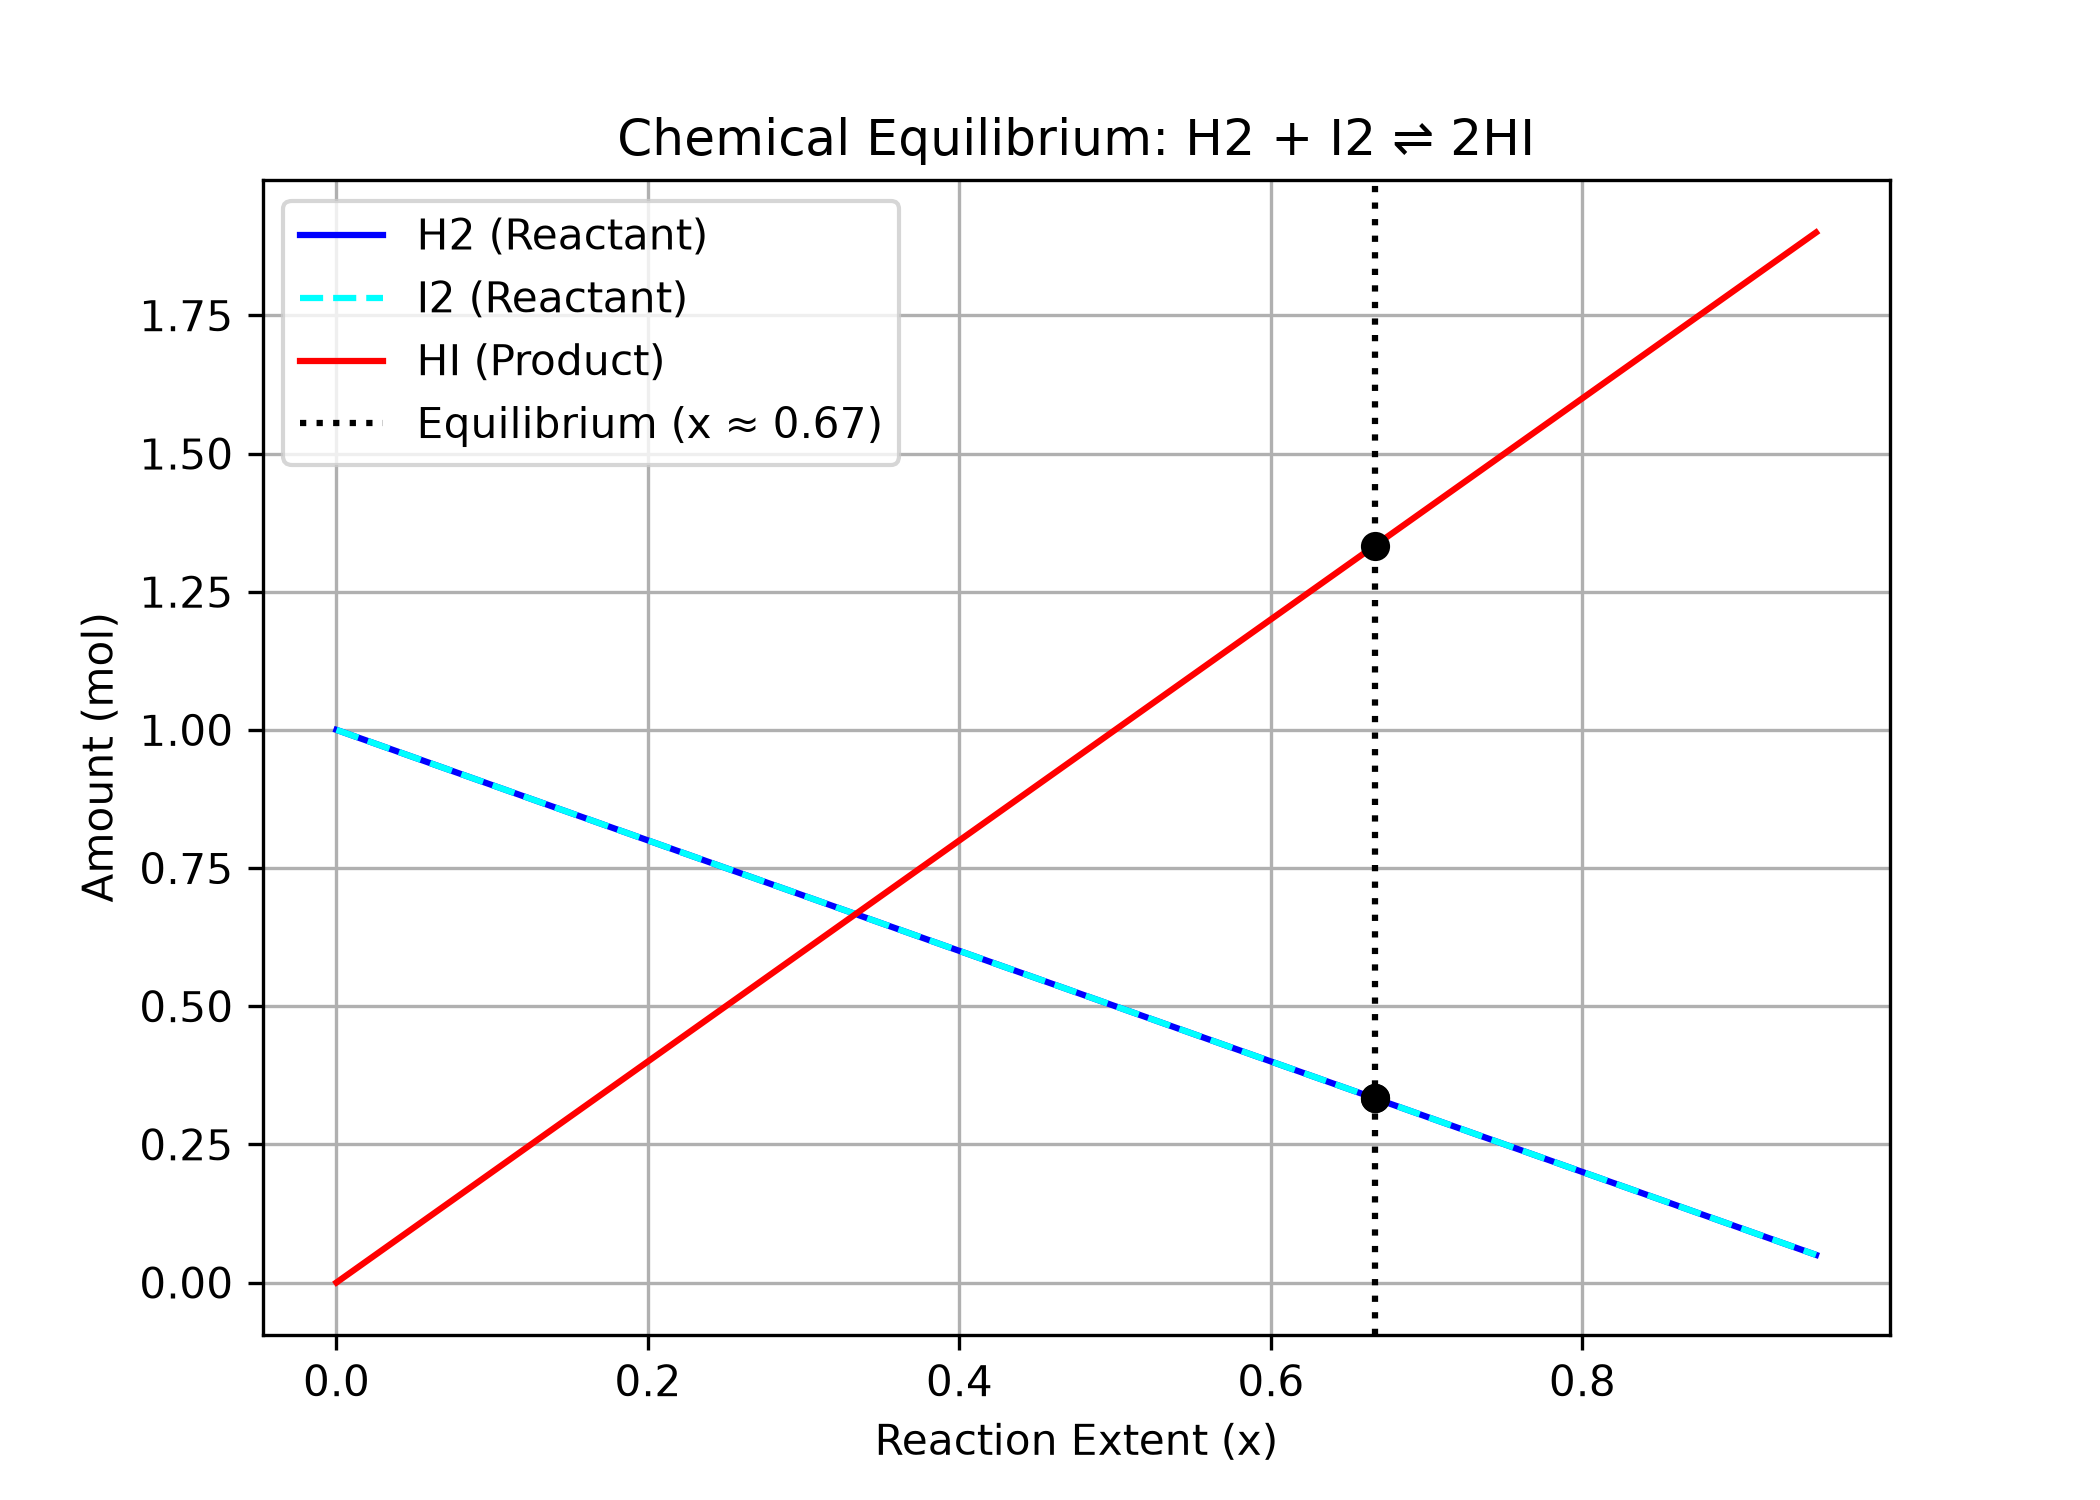

Source code (Python):
import matplotlib.pyplot as plt
import numpy as np
from scipy.optimize import minimize, newton

# K = 16 gives x ≈ 0.66, HI ≈ 1.33 mol as specified in the lab sheet
K = 16.0


# 1. Imbalance function: (2x)^2 / (1-x)^2 - K = 0
def k_imbalance(x):
    # Clip x slightly away from 1.0 to avoid division by zero
    x = np.clip(x, 0.0, 0.9999)
    return ((2 * x) ** 2) / ((1 - x) ** 2) - K


# Derivative for Newton's method
def k_imbalance_prime(x):
    x = np.clip(x, 0.0, 0.9999)
    return (8 * x) / ((1 - x) ** 3)


# 2. Method 1: Root-finding with Newton's method
x_newton = newton(k_imbalance, x0=0.5, fprime=k_imbalance_prime)


# 3. Method 2: Minimizing squared imbalance with SLSQP
def objective_slsqp(x):
    return k_imbalance(x[0]) ** 2


result_slsqp = minimize(
    objective_slsqp, x0=[0.5], method="SLSQP", bounds=[(0, 0.99)]
)
x_slsqp = result_slsqp.x[0]

# Print results
print(f"Equilibrium extent (Newton): x = {x_newton:.4f}")
print(f"Equilibrium extent (SLSQP):  x = {x_slsqp:.4f}")

# Calculate amounts at equilibrium
nH2_eq = 1 - x_slsqp
nI2_eq = 1 - x_slsqp
nHI_eq = 2 * x_slsqp

print("\nEquilibrium Amounts:")
print(f"H2 : {nH2_eq:.3f} mol")
print(f"I2 : {nI2_eq:.3f} mol")
print(f"HI : {nHI_eq:.3f} mol")

# 4. Plot component amounts vs extent x
x_vals = np.linspace(0, 0.95, 200)
nH2 = 1 - x_vals
nI2 = 1 - x_vals
nHI = 2 * x_vals

plt.figure(figsize=(7, 5))
plt.plot(x_vals, nH2, label="H2 (Reactant)", color="blue")
plt.plot(x_vals, nI2, "--", label="I2 (Reactant)", color="cyan")
plt.plot(x_vals, nHI, label="HI (Product)", color="red")

# Mark equilibrium point
plt.axvline(
    x=x_slsqp,
    color="black",
    linestyle=":",
    label=f"Equilibrium (x ≈ {x_slsqp:.2f})",
)
plt.scatter([x_slsqp] * 3, [nH2_eq, nI2_eq, nHI_eq], color="black", zorder=5)

plt.xlabel("Reaction Extent (x)")
plt.ylabel("Amount (mol)")
plt.title("Chemical Equilibrium: H2 + I2 ⇌ 2HI")
plt.legend()
plt.grid(True)

# Save plot
plt.savefig("equilibrium.png", dpi=300)
plt.show()
